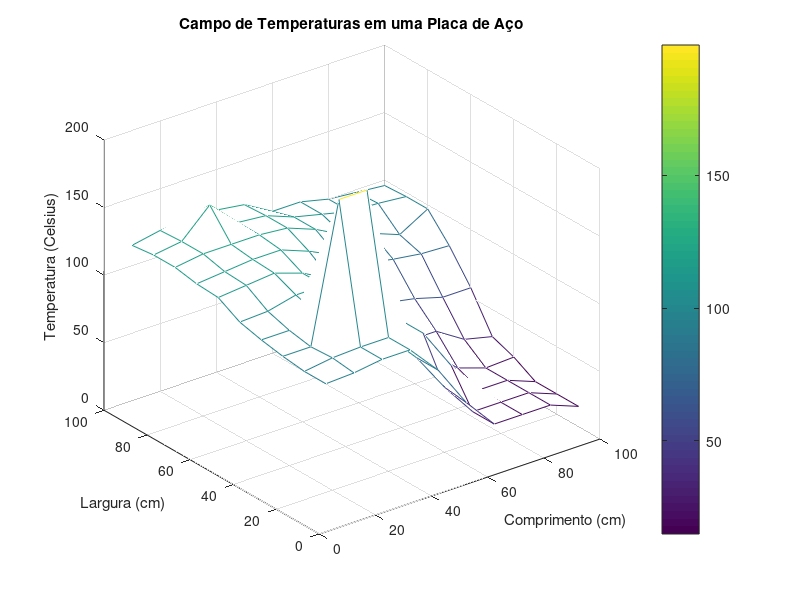

Source code (MATLAB):
% Definindo os valores das temperaturas
temperaturas = [
    95, 96, 99, 99, 77, 46, 23, 23, 23, 15;
    95, 98, 99, 99, 77, 48, 23, 23, 23, 15;
    97, 97, 199, 199, 98, 79, 48, 23, 23, 15;
    100, 100, 105, 105, 77, 70, 48, 30, 23, 24;
    104, 105, 110, 110, 87, 70, 48, 48, 35, 30;
    113, 115, 117, 110, 99, 89, 67, 63, 57, 57;
    114, 116, 118, 118, 110, 100, 87, 83, 80, 79;
    117, 120, 120, 120, 118, 110, 99, 93, 85, 97;
    117, 120, 140, 120, 118, 110, 105, 100, 99, 97;
    115, 119, 120, 120, 117, 105, 105, 100, 98, 96
];

% Definindo os pontos na superfície da placa
[x, y] = meshgrid(10:10:100, 10:10:100);

% Criando o gráfico 3D
figure;
mesh(x, y, temperaturas);

% Definindo os rótulos dos eixos
xlabel('Comprimento (cm)');
ylabel('Largura (cm)');
zlabel('Temperatura (Celsius)');
title('Campo de Temperaturas em uma Placa de Aço');

% Ajustando a visualização
colormap('viridis');
colorbar;
